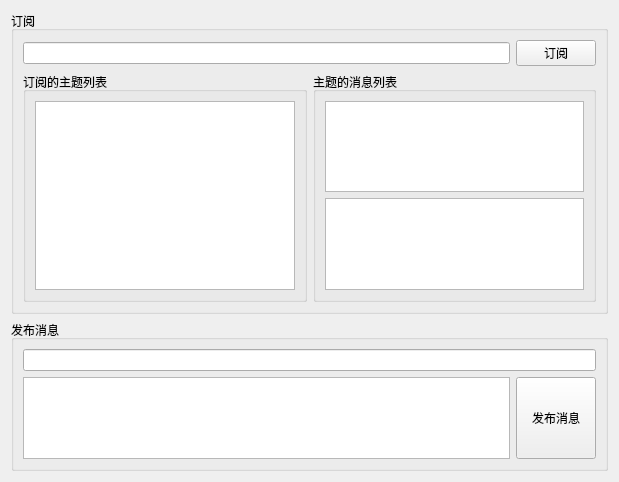
<?xml version="1.0" encoding="UTF-8"?>
<ui version="4.0">
 <class>mqttSubscribe</class>
 <widget class="QWidget" name="mqttSubscribe">
  <property name="geometry">
   <rect>
    <x>0</x>
    <y>0</y>
    <width>619</width>
    <height>482</height>
   </rect>
  </property>
  <property name="windowTitle">
   <string>Form</string>
  </property>
  <layout class="QGridLayout" name="gridLayout_3" rowstretch="2,1">
   <item row="0" column="0">
    <widget class="QGroupBox" name="groupBox_3">
     <property name="title">
      <string>订阅</string>
     </property>
     <layout class="QGridLayout" name="gridLayout">
      <item row="0" column="0">
       <layout class="QVBoxLayout" name="verticalLayout" stretch="1,9">
        <item>
         <layout class="QHBoxLayout" name="horizontalLayout">
          <item>
           <widget class="QLineEdit" name="topicLineEdit"/>
          </item>
          <item>
           <widget class="QPushButton" name="subscribeBtn">
            <property name="text">
             <string>订阅</string>
            </property>
           </widget>
          </item>
         </layout>
        </item>
        <item>
         <layout class="QHBoxLayout" name="horizontalLayout_2">
          <item>
           <widget class="QGroupBox" name="groupBox">
            <property name="title">
             <string>订阅的主题列表</string>
            </property>
            <layout class="QGridLayout" name="gridLayout_4">
             <item row="0" column="0">
              <widget class="QListView" name="topicListView"/>
             </item>
            </layout>
           </widget>
          </item>
          <item>
           <widget class="QGroupBox" name="groupBox_2">
            <property name="title">
             <string>主题的消息列表</string>
            </property>
            <layout class="QGridLayout" name="gridLayout_5">
             <item row="0" column="0">
              <widget class="QListView" name="msgListView"/>
             </item>
             <item row="1" column="0">
              <widget class="QTextEdit" name="msgTextEdit"/>
             </item>
            </layout>
           </widget>
          </item>
         </layout>
        </item>
       </layout>
      </item>
     </layout>
    </widget>
   </item>
   <item row="1" column="0">
    <widget class="QGroupBox" name="groupBox_4">
     <property name="title">
      <string>发布消息</string>
     </property>
     <layout class="QGridLayout" name="gridLayout_2">
      <item row="0" column="0">
       <layout class="QVBoxLayout" name="verticalLayout_2">
        <item>
         <layout class="QHBoxLayout" name="horizontalLayout_3">
          <item>
           <widget class="QLineEdit" name="publishLineEdit"/>
          </item>
         </layout>
        </item>
        <item>
         <layout class="QHBoxLayout" name="horizontalLayout_4" stretch="9,1">
          <property name="topMargin">
           <number>0</number>
          </property>
          <item>
           <widget class="QTextEdit" name="publishTextEdit"/>
          </item>
          <item>
           <widget class="QPushButton" name="publishMsgBtn">
            <property name="sizePolicy">
             <sizepolicy hsizetype="MinimumExpanding" vsizetype="MinimumExpanding">
              <horstretch>0</horstretch>
              <verstretch>0</verstretch>
             </sizepolicy>
            </property>
            <property name="text">
             <string>发布消息</string>
            </property>
           </widget>
          </item>
         </layout>
        </item>
       </layout>
      </item>
     </layout>
    </widget>
   </item>
  </layout>
 </widget>
 <resources/>
 <connections/>
</ui>
